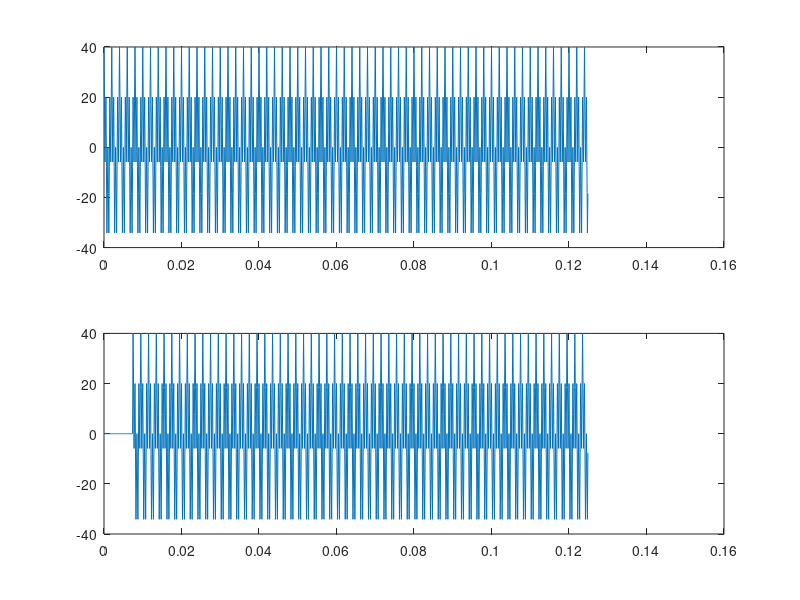
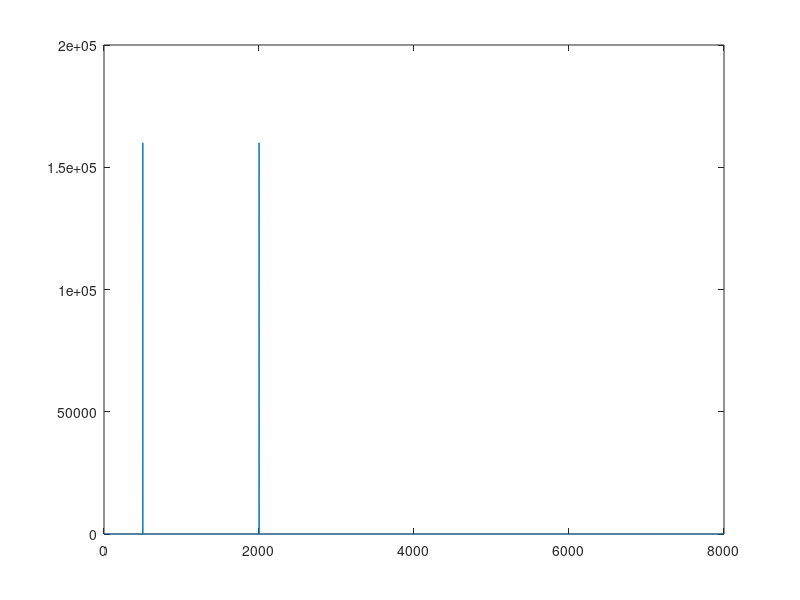
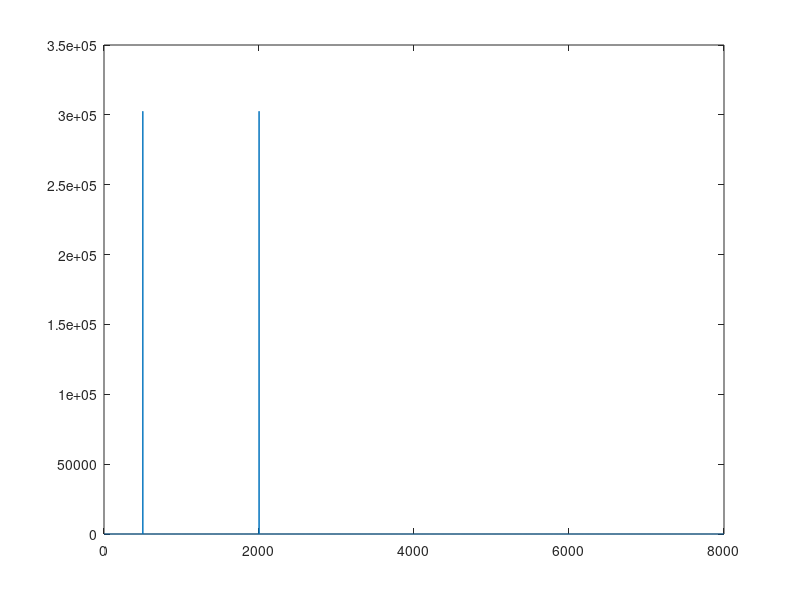
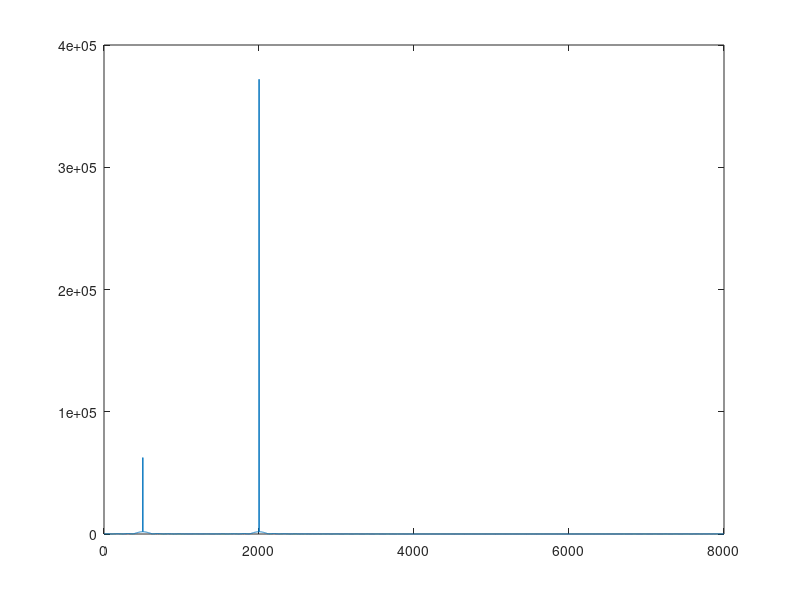

MATLAB code to generate these figures, in order:
%wireless channels

clc;
clear
close all;

fs = 8000;
f1 = 500;
f2 = 2000;

t = 0:1/fs:1-1/fs;

signal1 = 20*exp(complex(0,2*pi*f1*t));
signal2 = 20*exp(complex(0,2*pi*f2*t));

message = signal1+signal2;
delayed = [zeros(1,60) message(1:1:length(message)-60)];
subplot(2,1,1); plot(t(1:1000),message(1:1000));
subplot(2,1,2); plot(t(1:1000),delayed(1:1000));
figure;
freqres = abs(fft(message));
plot(freqres);

h1 = randn+ 1i*randn;
%Slow and Flat
tx = h1.*message;
figure;
freqres = abs(fft(tx));
plot(freqres);

h2 = randn+ 1i*randn;
tx = h1.*message + h2.*delayed;
figure;
freqres = abs(fft(tx));
plot(freqres);

%Fast and Flat
fc = 10;
h = randn(1,length(t))+ 1i*randn(1,length(t));
[b,a] = butter(12, (2*fc/1000));
lpf = filter(b,a,h);
tx = lpf.*message;
figure;
freqres = abs(fft(tx));
plot(freqres);

ht = randn(1,length(t))+ 1i*randn(1,length(t));
[b,a] = butter(12, (2*fc/1000));
lpf1 = filter(b,a,ht);
tx = lpf.*message + lpf1.*delayed;
figure;
freqres = abs(fft(tx));
plot(freqres);



